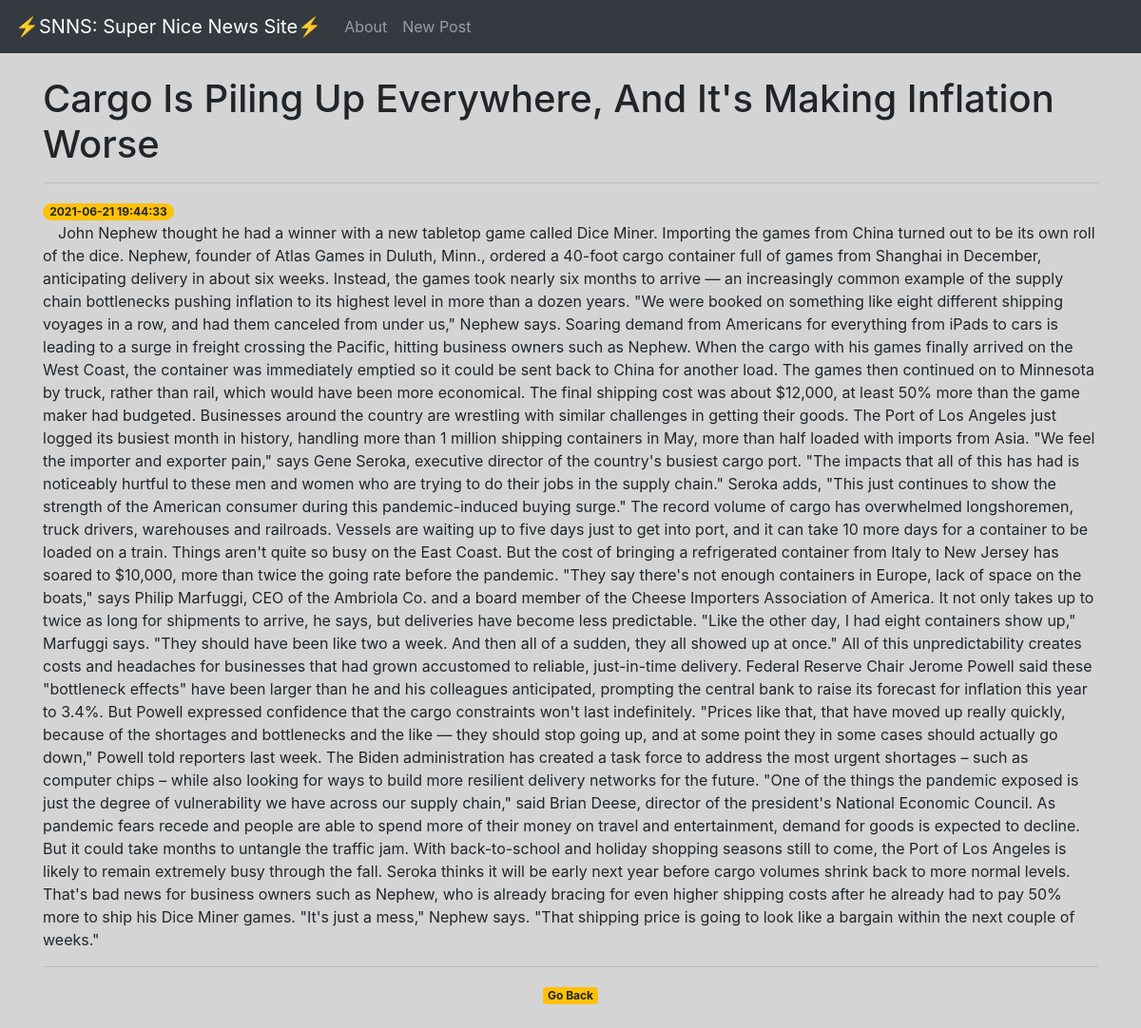
The page /1 on the database its author committed.
### tables this page shows
CREATE TABLE posts (
    id INTEGER PRIMARY KEY AUTOINCREMENT,
    created TIMESTAMP NOT NULL DEFAULT CURRENT_TIMESTAMP,
    title TEXT NOT NULL,
    content TEXT NOT NULL
);

### app.py (the view)
@app.route('/<int:post_id>')
def post(post_id):
    post = get_post(post_id)
    return render_template('post.html', post=post)

### app.py (called while the page is built)
def get_db_connection():
    conn = sqlite3.connect('database.db')
    conn.row_factory = sqlite3.Row
    return conn

def get_post(post_id):
    conn = get_db_connection()
    post = conn.execute('SELECT * FROM posts WHERE id = ?',(post_id,)).fetchone()
    conn.close()
    return post

### templates/post.html (shortened to what this page needs)
{% extends 'base.html' %}
{% block content %}
        <h1>{{ post['title'] }}</h1>
    <hr>
        <span class="badge badge-pill badge-warning">{{ post['created'] }}</span>
            <p>&emsp;{{ post['content'] }}</p>
    <hr>
        <center><a href="{{ url_for('home')}}" class="badge badge-warning">Go Back</a></center>
{% endblock %}

### templates/base.html (style rules this page uses)
body { background-color: #d4d4d4; }

### rows shown on the page
posts: title "Cargo Is Piling Up Everywhere, And It's Making Inflation Worse", created "2021-06-21 19:44:33", content "John Nephew thought he had a winner with a new tabletop game called Dice Miner. Importing the games from China turned out to be its own roll of the dice. Nephew, founder of Atlas Games in Duluth, Minn., ordered a 40-foot cargo container full of games from Shanghai in December, anticipating delivery in about six weeks. Instead, the games took nearly six months to arrive — an increasingly common example of the supply chain bottlenecks pushing inflation to its highest level in more than a dozen years. \"We were booked on something like eight different shipping voyages in a row, and had them canceled from under us,\" Nephew says. Soaring demand from Americans for everything from iPads to cars is…"
